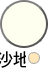
               <widget class="QWidget" name="sandBrush" native="true">
                <property name="minimumSize">
                 <size>
                  <width>48</width>
                  <height>68</height>
                 </size>
                </property>
                <property name="maximumSize">
                 <size>
                  <width>48</width>
                  <height>68</height>
                 </size>
                </property>
                <property name="styleSheet">
                 <string notr="true">background: transparent;</string>
                </property>
                <layout class="QVBoxLayout" name="verticalLayout_7">
                 <property name="leftMargin">
                  <number>0</number>
                 </property>
                 <property name="topMargin">
                  <number>0</number>
                 </property>
                 <property name="rightMargin">
                  <number>0</number>
                 </property>
                 <property name="bottomMargin">
                  <number>0</number>
                 </property>
                 <item>
                  <widget class="QPushButton" name="sandIcon">
                   <property name="sizePolicy">
                    <sizepolicy hsizetype="Fixed" vsizetype="Fixed">
                     <horstretch>0</horstretch>
                     <verstretch>0</verstretch>
                    </sizepolicy>
                   </property>
                   <property name="minimumSize">
                    <size>
                     <width>48</width>
                     <height>48</height>
                    </size>
                   </property>
                   <property name="maximumSize">
                    <size>
                     <width>48</width>
                     <height>48</height>
                    </size>
                   </property>
                   <property name="styleSheet">
                    <string notr="true">border: 2px solid #555;
border-radius: 24px;
border-style: outset;
background-color: #FFFFF0;</string>
                   </property>
                   <property name="text">
                    <string/>
                   </property>
                   <property name="icon">
                    <iconset>
                     <normaloff>resource/icon/sand.png</normaloff>resource/icon/sand.png</iconset>
                   </property>
                   <property name="iconSize">
                    <size>
                     <width>36</width>
                     <height>36</height>
                    </size>
                   </property>
                  </widget>
                 </item>
                 <item>
                  <widget class="QWidget" name="sandLabel" native="true">
                   <property name="minimumSize">
                    <size>
                     <width>40</width>
                     <height>20</height>
                    </size>
                   </property>
                   <property name="maximumSize">
                    <size>
                     <width>40</width>
                     <height>20</height>
                    </size>
                   </property>
                   <layout class="QHBoxLayout" name="horizontalLayout_15">
                    <property name="leftMargin">
                     <number>0</number>
                    </property>
                    <property name="topMargin">
                     <number>0</number>
                    </property>
                    <property name="rightMargin">
                     <number>0</number>
                    </property>
                    <property name="bottomMargin">
                     <number>0</number>
                    </property>
                    <item>
                     <widget class="QLabel" name="sandText">
                      <property name="minimumSize">
                       <size>
                        <width>26</width>
                        <height>20</height>
                       </size>
                      </property>
                      <property name="maximumSize">
                       <size>
                        <width>26</width>
                        <height>20</height>
                       </size>
                      </property>
                      <property name="font">
                       <font>
                        <pointsize>13</pointsize>
                        <weight>50</weight>
                        <bold>false</bold>
                       </font>
                      </property>
                      <property name="text">
                       <string>沙地</string>
                      </property>
                      <property name="alignment">
                       <set>Qt::AlignCenter</set>
                      </property>
                     </widget>
                    </item>
                    <item>
                     <widget class="QLabel" name="sandColor">
                      <property name="sizePolicy">
                       <sizepolicy hsizetype="Preferred" vsizetype="Preferred">
                        <horstretch>0</horstretch>
                        <verstretch>0</verstretch>
                       </sizepolicy>
                      </property>
                      <property name="minimumSize">
                       <size>
                        <width>12</width>
                        <height>12</height>
                       </size>
                      </property>
                      <property name="maximumSize">
                       <size>
                        <width>12</width>
                        <height>12</height>
                       </size>
                      </property>
                      <property name="font">
                       <font>
                        <pointsize>13</pointsize>
                        <weight>50</weight>
                        <bold>false</bold>
                       </font>
                      </property>
                      <property name="styleSheet">
                       <string notr="true">border: 1px solid #AAA;
border-radius: 6px;
border-style: solid;
background-color: #FFE7BA;</string>
                      </property>
                      <property name="text">
                       <string/>
                      </property>
                      <property name="alignment">
                       <set>Qt::AlignCenter</set>
                      </property>
                     </widget>
                    </item>
                   </layout>
                  </widget>
                 </item>
                </layout>
               </widget>
